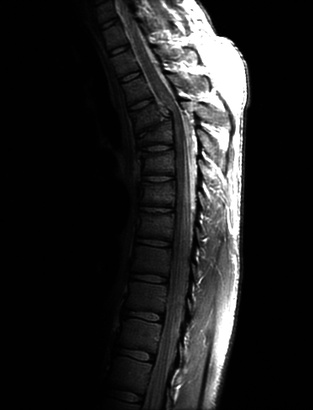
%> input picture Matlab/Project_1/Resource/Fig1.jpg, 313 x 410 px, shrunk from 373 x 488 before the run
$ octave HistogramMain.m   (GNU Octave 9; MATLAB toolbox functions it lacks are replaced by stand-ins)
%> lines starting %> are read from the running program, lines starting %| are printed output that depends on the picture
### Matlab/Project_1/Code_new/Histogram.m
function [] = Histogram(filename,figureTitle,number)
%> called with filename = '../Resource/Fig1.jpg', figureTitle = 'Fig1的直方图均衡化及转化函数', number = 1
%用来进行图像的直方图均衡化
pic = imread(filename);
%> pic is the input picture: size 410x313 uint8; min 0, max 255, mean 32.6

fig = figure(number);
%进行显示的图像的大小设置
set(fig,'Position',[100+900*(number-1) 246 900 700]);
set(fig,'name',figureTitle,'Numbertitle','off');

%显示灰度图像
subplot(2,3,1);
imshow(pic);

%进行图像直方图的计算并进行画图
[height,width] = size(pic);
%> height = 410; width = 313
his = zeros(1,256); % his用来存储每一个像素值的个数
for i = 1:height
    for j = 1:width
        his(pic(i,j)+1) = his(pic(i,j)+1)+1;
    end
end
%> after the loop, his = 256 values, max 72541 at index 2, min 0 at index 256, mean 501.3
subplot(2,3,4);
plot(his);
xlim('auto');
ylim('auto');
xlabel('pixel value');
ylabel('pixel number');
title('Fig1-Histogram');

%进行图像直方图均衡化计算
equ = zeros(1,256);   %equ矩阵用来计算每一个小于该像素值的所有像素值的和，也就是均衡化之后的像素分布
equ(1) = his(1);
for i = 2:256
    equ(i) = equ(i-1)+his(i);
end
%> after the loop, equ = 256 values from 1179 to 128330

for i=1:256
    equ(i) = equ(i)*255/(width*height); %求灰度映射函数
end
%> after the loop, equ = 256 values from 2.34 to 255
pic_equ = pic;
for i = 1:height
    for j = 1:width
        pic_equ(i,j) = equ(pic(i,j)+1);
    end
end
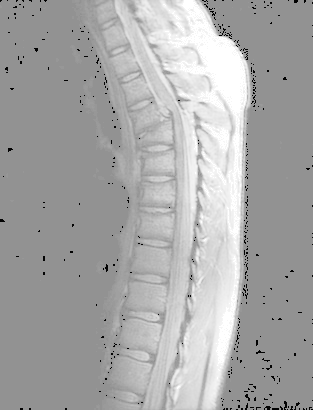
%> pic_equ: size 410x313 uint8; min 2, max 255, mean 168.3
pic_eq = round(pic_equ);
%imwrite(pic_equ,'../Result/heqFig1.jpg');
subplot(2,3,2);
imshow(pic_eq);

his_eq = zeros(1,256); % his_eq用来存储均衡化之后的每一个像素值的个数
for i = 1:height
    for j = 1:width
        his_eq(pic_eq(i,j)+1) = his_eq(pic_eq(i,j)+1)+1;
    end
end
%> after the loop, his_eq = 256 values, max 72541 at index 147, min 0 at index 1, mean 501.3
subplot(2,3,5);
plot(his_eq);
xlim('auto');
ylim('auto');
xlabel('pixel value');
ylabel('pixel number');
title('Fig1-Histogram Eq');

%画直方图转化函数
cdf = equ/255;
%> cdf = 256 values from 0.00919 to 1
x = linspace(0,1,256);
subplot(2,3,6);
plot(x,cdf);
xlim('auto');
ylim('auto');
title('Transtormation function');
end

### Matlab/Project_1/Code_new/HistogramMain.m
Histogram('../Resource/Fig1.jpg','Fig1的直方图均衡化及转化函数',1);
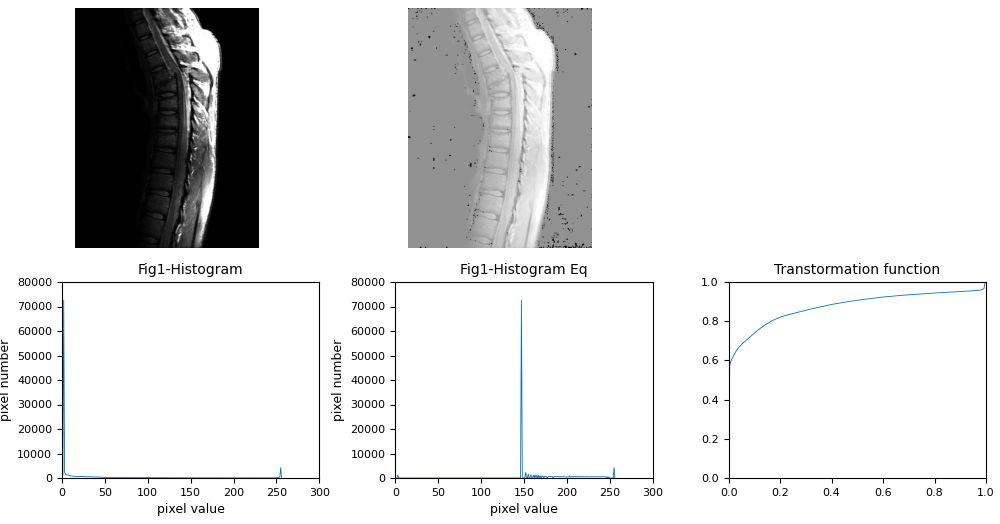
%> figure redrawn from the program's plot data, 5 panels
Histogram('../Resource/Fig2.jpg','Fig2的直方图均衡化及转化函数',2);
%> call 2 of Histogram, with filename = '../Resource/Fig2.jpg', figureTitle = 'Fig2的直方图均衡化及转化函数', number = 2
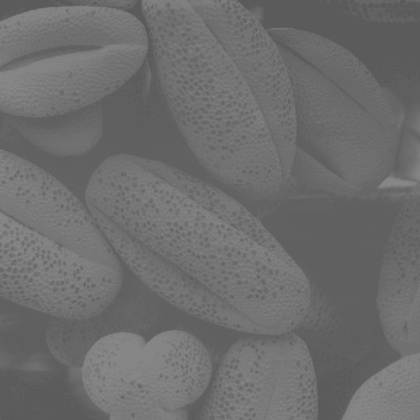
%> input picture Matlab/Project_1/Resource/Fig2.jpg, 420 x 420 px, shrunk from 500 x 500 before the run
%> in Histogram, pic is the input picture: size 420x420 uint8; min 87, max 138, mean 109.1
%> after the loop in Histogram (call 2), `for i = 1:height`: his = 256 values, max 13093 at index 97, min 0 at index 1, mean 689.1
%> after the loop in Histogram (call 2), `for i = 2:256`: equ = 256 values from 0 to 176400
%> after the loop in Histogram (call 2), `for i=1:256`: equ = 256 values from 0 to 255
%> after the loop in Histogram (call 2), `for i = 1:height`:
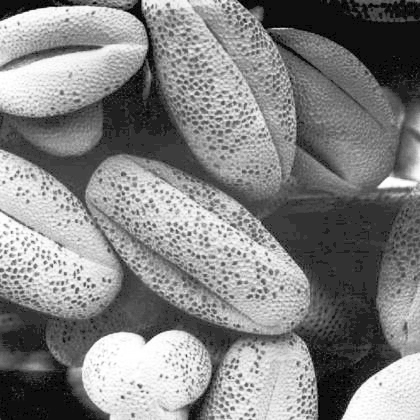
%> pic_equ: size 420x420 uint8; min 0, max 255, mean 131.2
%> after the loop in Histogram (call 2), `for i = 1:height`: his_eq = 256 values, max 13093 at index 51, min 0 at index 2, mean 689.1
%> in Histogram (call 2), `cdf = equ/255;`: cdf = 256 values from 0 to 1
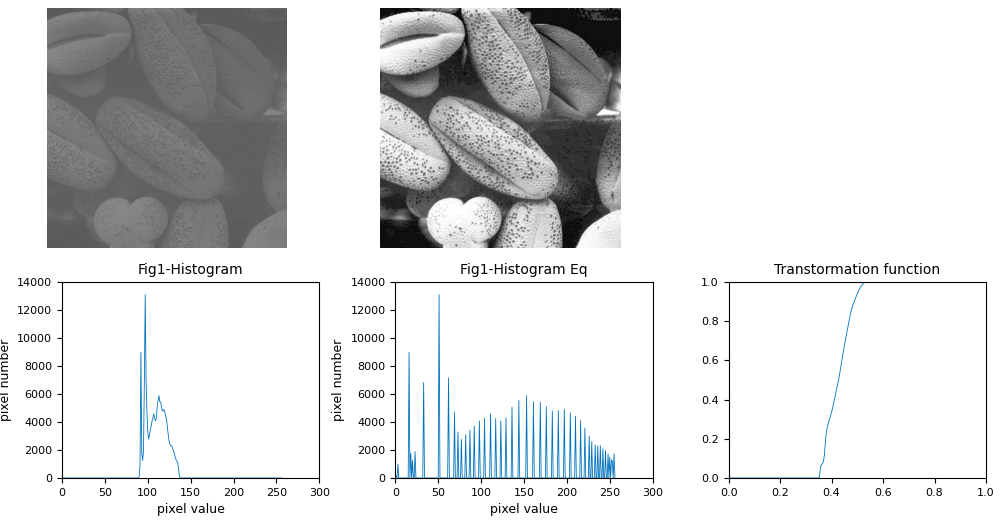
%> figure redrawn from the program's plot data, 5 panels
